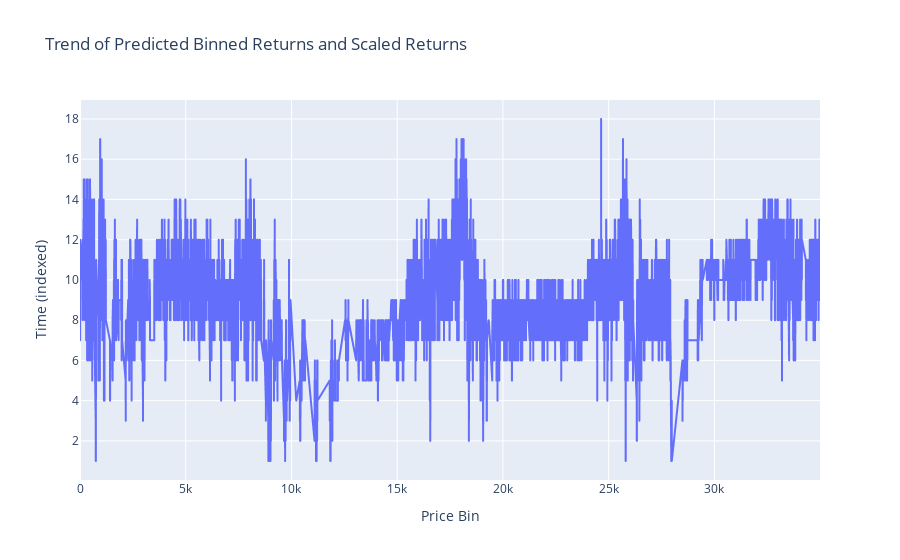

The cell this chart's notebook holds for it:
### Code cell
import plotly.express as px

fig = px.line(df_prices, y='binned', title='Trend of Predicted Binned Returns and Scaled Returns')

fig.update_xaxes(title_text='Price Bin')
fig.update_yaxes(title_text='Time (indexed)')
fig.show()

### Figure 1 — Plotly figure (JSON) as saved in the notebook; plotly's stock layout.template omitted (floating-point values rounded to 4 significant figures; data arrays with more than 128 entries replaced by an {"elided": "..."} marker saying what was removed)
{"data": [{"hovertemplate": "index=%{x}<br>binned=%{y}<extra></extra>", "legendgroup": "", "line": {"color": "#636efa", "dash": "solid"}, "marker": {"symbol": "circle"}, "mode": "lines", "name": "", "showlegend": false, "type": "scattergl", "x": {"elided": "14005 int values"}, "xaxis": "x", "y": {"elided": "14005 int values"}, "yaxis": "y"}], "layout": {"legend": {"tracegroupgap": 0}, "title": {"text": "Trend of Predicted Binned Returns and Scaled Returns"}, "xaxis": {"anchor": "y", "domain": [0, 1], "title": {"text": "Price Bin"}}, "yaxis": {"anchor": "x", "domain": [0, 1], "title": {"text": "Time (indexed)"}}}}
